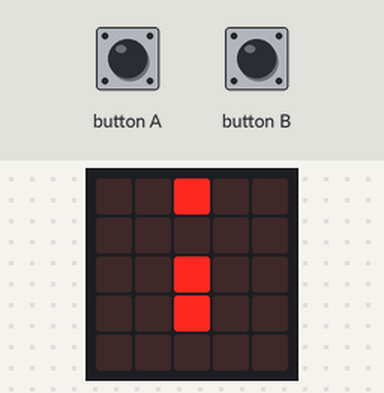
This program was run on a simulated BBC micro:bit (MakeCode). Shown: the board's 5×5 LED display. The inputs (shaded band) are chosen by the test bench.

Above: at 1.27 s.
1.3 s: button A pressed for 0.15 s
At 1.51 s:
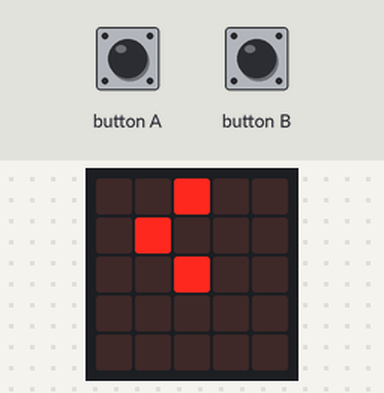
2.0 s: button B pressed for 0.15 s
At 2.24 s:
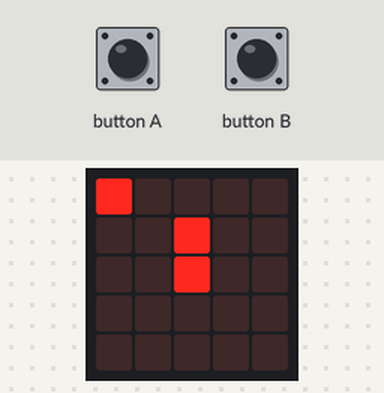
2.7 s: button A pressed for 0.15 s
At 3.21 s:
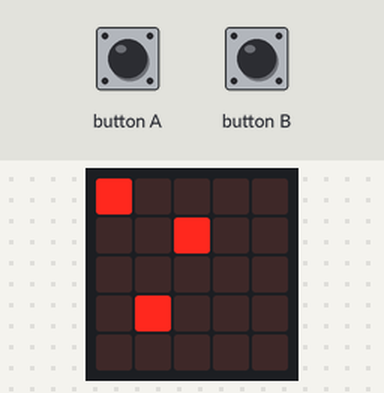
3.4 s: button B pressed for 0.15 s
At 3.69 s:
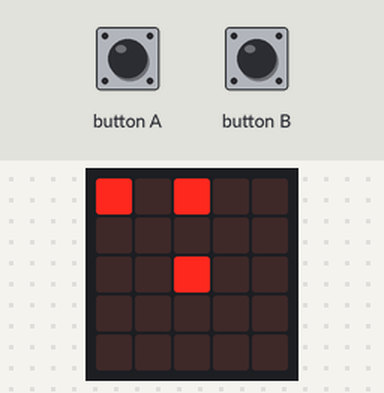
4.1 s: button B pressed for 0.15 s
At 4.42 s:
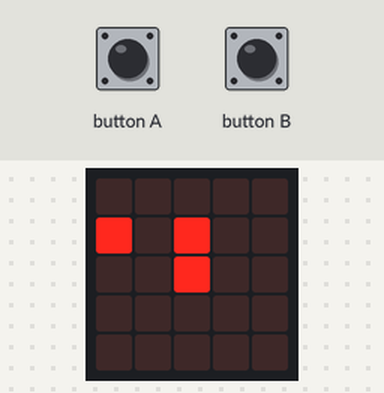
4.8 s: button A pressed for 0.15 s
At 5.03 s:
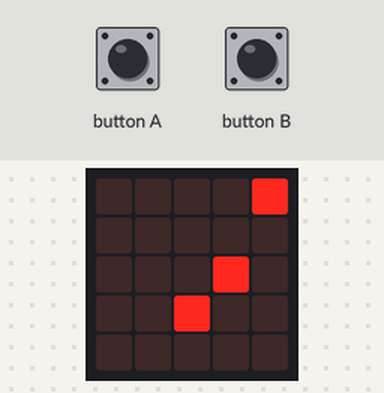
Timing chart, 0 to 6.5 s (numbered marks = the images above; inputs shaded):
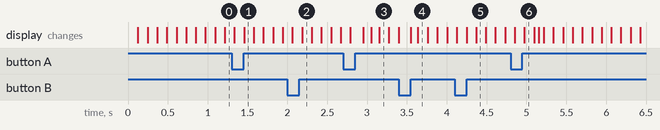

Measured:
- after the input at 1.3 s, the display: first differs from a run without the input after 0.16 s (image 1)
- after the input at 2.0 s, the display: first differs from a run without the input after 0.18 s (image 2)
- after the input at 2.7 s, the display: first differs from a run without the input after 0.25 s (image 3 shows a later state)
- after the input at 3.4 s, the display: first changes after 0.15 s (image 4 shows a later state)
- after the input at 4.1 s, the display: first differs from a run without the input after 0.15 s (image 5 shows a later state)
- after the input at 4.8 s, the display: first differs from a run without the input after 0.17 s (image 6)

The program:

main.ts
```typescript
enum RadioMessage {
    message1 = 49434
}
input.onButtonPressed(Button.A, function () {
    snake0.change(LedSpriteProperty.Direction, -90)
    snake1.move(1)
    basic.pause(100)
    snake0.change(LedSpriteProperty.Direction, -90)
    snake2.move(1)
    basic.pause(100)
    snake2.move(1)
    snake2.change(LedSpriteProperty.Direction, -90)
})
input.onButtonPressed(Button.B, function () {
    snake0.change(LedSpriteProperty.Direction, 90)
    snake1.move(1)
    basic.pause(100)
    snake0.change(LedSpriteProperty.Direction, 90)
    snake2.move(1)
    basic.pause(100)
    snake2.move(1)
    snake2.change(LedSpriteProperty.Direction, 90)
})
let snake2: game.LedSprite = null
let snake1: game.LedSprite = null
let snake0: game.LedSprite = null
snake0 = game.createSprite(2, 1)
snake1 = game.createSprite(2, 2)
snake2 = game.createSprite(2, 3)
snake0.set(LedSpriteProperty.Direction, 0)
snake1.set(LedSpriteProperty.Direction, 0)
snake2.set(LedSpriteProperty.Direction, 0)
basic.forever(function () {
    if (snake0.isTouchingEdge()) {
        if (snake0.get(LedSpriteProperty.Direction) == 0 || snake0.get(LedSpriteProperty.Direction) == 180) {
            snake0.set(LedSpriteProperty.Y, Math.abs(snake0.get(LedSpriteProperty.Y) - 4))
        }
        if (snake0.get(LedSpriteProperty.Direction) == 90 || snake0.get(LedSpriteProperty.Direction) == 180) {
            snake0.set(LedSpriteProperty.X, Math.abs(snake0.get(LedSpriteProperty.X) - 4))
        }
    }
    if (snake1.isTouchingEdge()) {
        if (snake1.get(LedSpriteProperty.Direction) == 0 || snake1.get(LedSpriteProperty.Direction) == 180) {
            snake1.set(LedSpriteProperty.Y, Math.abs(snake1.get(LedSpriteProperty.Y) - 4))
        }
        if (snake1.get(LedSpriteProperty.Direction) == 90 || snake1.get(LedSpriteProperty.Direction) == 180) {
            snake1.set(LedSpriteProperty.X, Math.abs(snake1.get(LedSpriteProperty.X) - 4))
        }
    }
    if (snake2.isTouchingEdge()) {
        if (snake2.get(LedSpriteProperty.Direction) == 0 || snake2.get(LedSpriteProperty.Direction) == 180) {
            snake2.set(LedSpriteProperty.Y, Math.abs(snake2.get(LedSpriteProperty.Y) - 4))
        }
        if (snake2.get(LedSpriteProperty.Direction) == 90 || snake2.get(LedSpriteProperty.Direction) == 180) {
            snake2.set(LedSpriteProperty.X, Math.abs(snake2.get(LedSpriteProperty.X) - 4))
        }
    }
    snake0.move(1)
    snake1.move(1)
    snake2.move(1)
    basic.pause(100)
})
```

test.ts
```typescript
// tu są testy; nie będzie to kompilowane, gdy ten pakiet będzie używany jako rozszerzenie.
```
